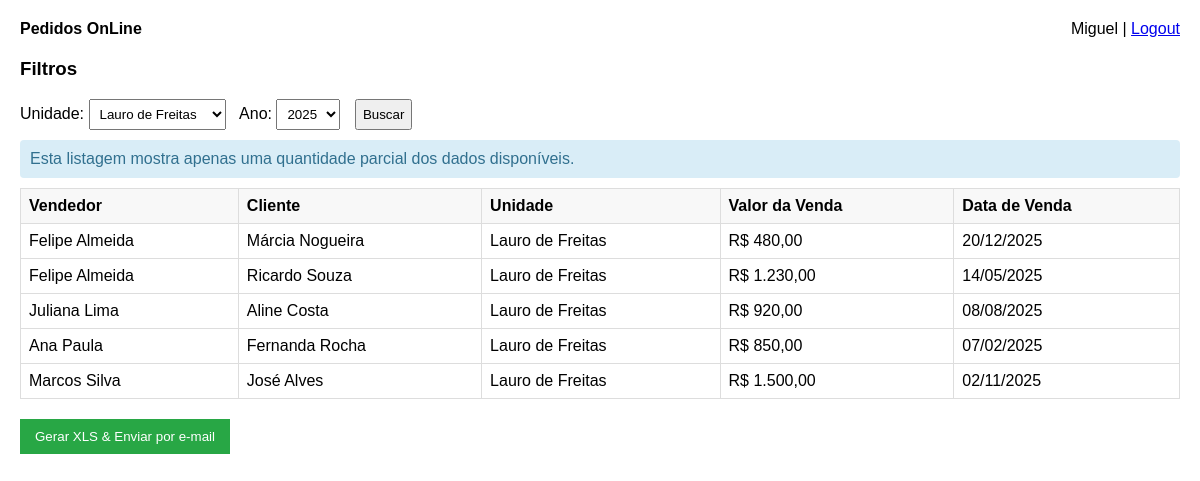
/api/public/dashboard.php?unidade=Lauro de Freitas (signed in), run on the app's committed database.
### tables this page shows
CREATE TABLE vendas (
    id INT AUTO_INCREMENT PRIMARY KEY,
    vendedor VARCHAR(100) NOT NULL,
    cliente VARCHAR(100) NOT NULL,
    unidade ENUM('Salvador', 'Feira de Santana', 'Lauro de Freitas') NOT NULL,
    valor_venda DECIMAL(10,2) NOT NULL,
    data_venda TIMESTAMP NOT NULL DEFAULT CURRENT_TIMESTAMP,
    criado_em DATETIME DEFAULT CURRENT_TIMESTAMP
);

### api/public/dashboard.php (the view, shortened to what this page needs)
<?php
require __DIR__ . '/../config.php';
$unidades = ['Salvador', 'Feira de Santana', 'Lauro de Freitas'];
$unidade = $_GET['unidade'] ?? 'Salvador';
$ano = $_GET['ano'] ?? date('Y');
$sql = "SELECT vendedor, cliente, unidade, valor_venda,
               DATE_FORMAT(data_venda, '%d/%m/%Y') AS data_venda
        FROM vendas
        WHERE unidade = :unidade
          AND YEAR(data_venda) = :ano
        ORDER BY data_venda DESC
        LIMIT 8";
$stmt = $pdo->prepare($sql);
$stmt->execute([
    'unidade' => $unidade,
    'ano' => $ano
]);
$vendas = $stmt->fetchAll(PDO::FETCH_ASSOC);
?>
<!DOCTYPE html>
<html lang="pt-BR">
<head>
</head>
<body>
<header>
    <div>
        <strong>Pedidos OnLine</strong>
    </div>
    <div>
        <?= htmlspecialchars($_SESSION['user_nome']) ?> |
        <a href="logout.php">Logout</a>
    </div>
</header>
<h3>Filtros</h3>
<form method="GET" action="dashboard.php">
    Unidade:
    <select name="unidade">
        <?php foreach ($unidades as $u): ?>
            <option value="<?= $u ?>" <?= ($u === $unidade) ? 'selected' : '' ?>><?= $u ?></option>
        <?php endforeach; ?>
    </select>
    Ano:
    <select name="ano">
        <?php
        $anoAtual = (int)date('Y');
        for ($i = $anoAtual - 1; $i <= $anoAtual + 1; $i++): ?>
            <option value="<?= $i ?>" <?= ($i == $ano) ? 'selected' : '' ?>><?= $i ?></option>
        <?php endfor; ?>
    </select>
    <button type="submit">Buscar</button>
</form>
<div class="info">
    Esta listagem mostra apenas uma quantidade parcial dos dados disponíveis.
</div>
<table>
    <thead>
        <tr>
            <th>Vendedor</th>
            <th>Cliente</th>
            <th>Unidade</th>
            <th>Valor da Venda</th>
            <th>Data de Venda</th>
        </tr>
    </thead>
    <tbody>
        <?php if (!$vendas): ?>
            <tr><td colspan="5">Nenhum registro encontrado.</td></tr>
        <?php else: ?>
            <?php foreach ($vendas as $v): ?>
                <tr>
                    <td><?= htmlspecialchars($v['vendedor']) ?></td>
                    <td><?= htmlspecialchars($v['cliente']) ?></td>
                    <td><?= htmlspecialchars($v['unidade']) ?></td>
                    <td>R$ <?= number_format($v['valor_venda'], 2, ',', '.') ?></td>
                    <td><?= htmlspecialchars($v['data_venda']) ?></td>
                </tr>
            <?php endforeach; ?>
        <?php endif; ?>
    </tbody>
</table>
<form method="POST" action="producer.php" style="margin-top: 20px;">
    <button type="submit" class="btn-green">Gerar XLS & Enviar por e-mail</button>
</form>
</body>
</html>

### api/public/dashboard.php (style rules this page uses)
body { font-family: Arial, sans-serif; margin: 20px; }
header { display: flex; justify-content: space-between; margin-bottom: 20px; }
table { border-collapse: collapse; width: 100%; }
th, td { border: 1px solid #ddd; padding: 8px; }
th { background: #f8f8f8; text-align: left; }
select, button { padding: 6px; margin-right: 10px; }
.info { background: #d9edf7; color: #31708f; padding: 10px; margin: 10px 0; border-radius: 4px; }
.btn-green { background: #28a745; color: white; border: none; padding: 10px 15px; cursor: pointer; }

### data on the page
vendas: vendedor "Felipe Almeida", cliente "Márcia Nogueira", unidade "Lauro de Freitas", valor_venda "480,00", data_venda "20/12/2025"
vendas: vendedor "Felipe Almeida", cliente "Ricardo Souza", unidade "Lauro de Freitas", valor_venda "1.230,00", data_venda "14/05/2025"
vendas: vendedor "Juliana Lima", cliente "Aline Costa", unidade "Lauro de Freitas", valor_venda "920,00", data_venda "08/08/2025"
vendas: vendedor "Ana Paula", cliente "Fernanda Rocha", unidade "Lauro de Freitas", valor_venda "850,00", data_venda "07/02/2025"
vendas: vendedor "Marcos Silva", cliente "José Alves", unidade "Lauro de Freitas", valor_venda "1.500,00", data_venda "02/11/2025"

### other printed values
$_SESSION['user_nome'] "Miguel"
form field unidade "Lauro de Freitas"
form field ano "2025"
